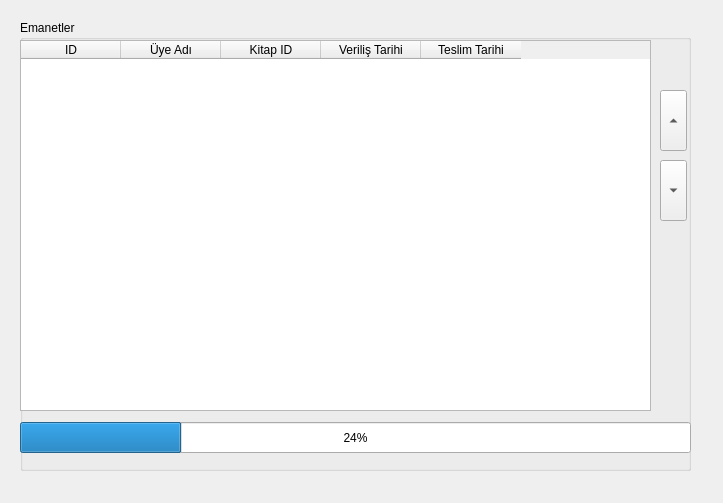
<?xml version="1.0" encoding="UTF-8"?>
<ui version="4.0">
 <class>Dialog</class>
 <widget class="QDialog" name="Dialog">
  <property name="geometry">
   <rect>
    <x>0</x>
    <y>0</y>
    <width>723</width>
    <height>503</height>
   </rect>
  </property>
  <property name="windowTitle">
   <string>Dialog</string>
  </property>
  <widget class="QGroupBox" name="groupBox">
   <property name="geometry">
    <rect>
     <x>20</x>
     <y>20</y>
     <width>671</width>
     <height>451</height>
    </rect>
   </property>
   <property name="title">
    <string>Emanetler</string>
   </property>
   <widget class="QTableWidget" name="tableWidget">
    <property name="geometry">
     <rect>
      <x>0</x>
      <y>20</y>
      <width>631</width>
      <height>371</height>
     </rect>
    </property>
    <column>
     <property name="text">
      <string>ID</string>
     </property>
    </column>
    <column>
     <property name="text">
      <string>Üye Adı</string>
     </property>
    </column>
    <column>
     <property name="text">
      <string>Kitap ID</string>
     </property>
    </column>
    <column>
     <property name="text">
      <string>Veriliş Tarihi</string>
     </property>
    </column>
    <column>
     <property name="text">
      <string>Teslim Tarihi</string>
     </property>
    </column>
   </widget>
   <widget class="QToolButton" name="btnYukari">
    <property name="geometry">
     <rect>
      <x>640</x>
      <y>70</y>
      <width>27</width>
      <height>61</height>
     </rect>
    </property>
    <property name="layoutDirection">
     <enum>Qt::LeftToRight</enum>
    </property>
    <property name="text">
     <string>...</string>
    </property>
    <property name="arrowType">
     <enum>Qt::UpArrow</enum>
    </property>
   </widget>
   <widget class="QToolButton" name="btnYukari_2">
    <property name="geometry">
     <rect>
      <x>640</x>
      <y>140</y>
      <width>27</width>
      <height>61</height>
     </rect>
    </property>
    <property name="layoutDirection">
     <enum>Qt::LeftToRight</enum>
    </property>
    <property name="text">
     <string>...</string>
    </property>
    <property name="arrowType">
     <enum>Qt::DownArrow</enum>
    </property>
   </widget>
   <widget class="QProgressBar" name="progressBar">
    <property name="geometry">
     <rect>
      <x>0</x>
      <y>402</y>
      <width>671</width>
      <height>31</height>
     </rect>
    </property>
    <property name="value">
     <number>24</number>
    </property>
   </widget>
  </widget>
 </widget>
 <resources/>
 <connections/>
</ui>
